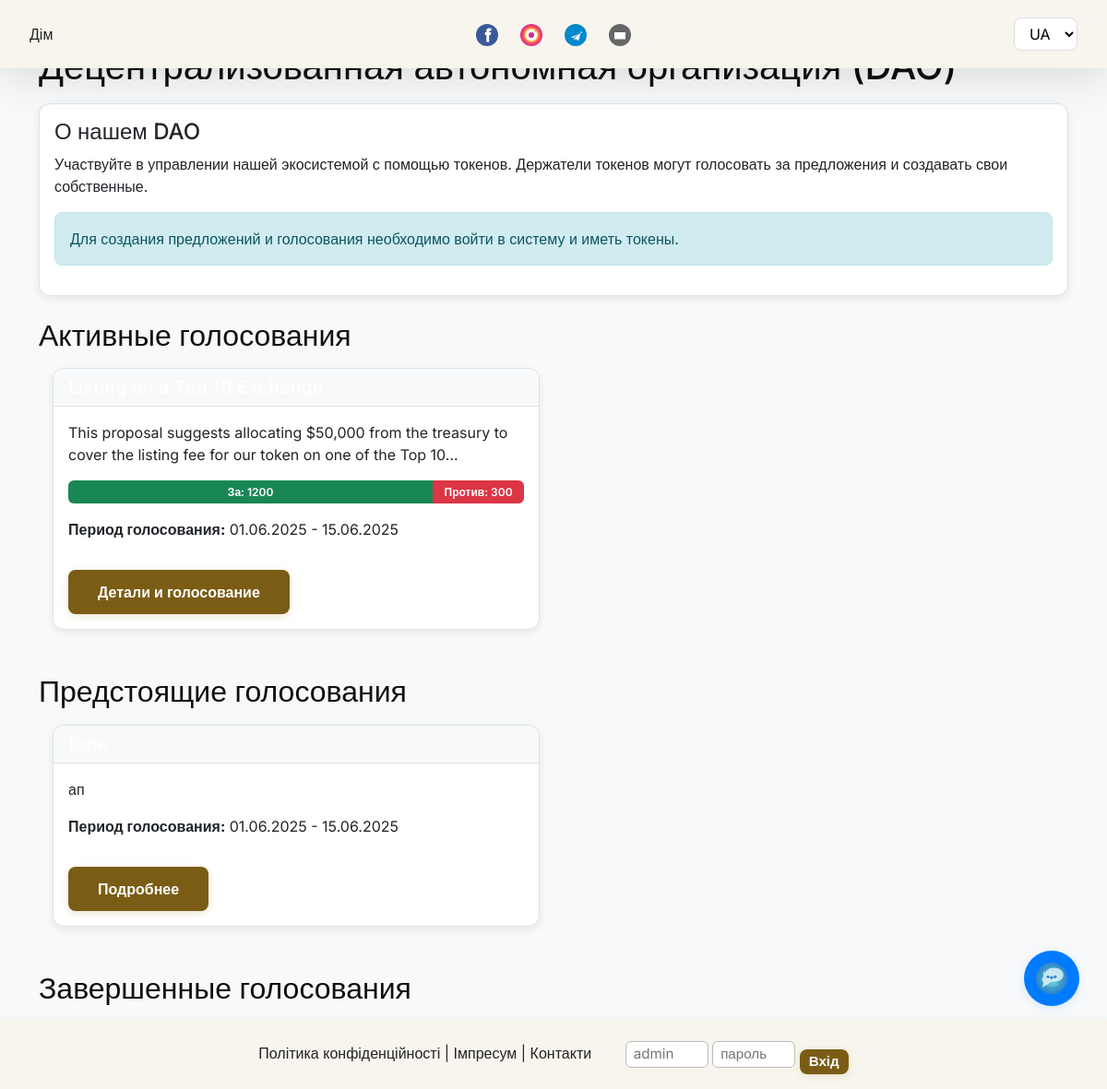
The page /dao on the database its author committed.
### app/models.py (models this page shows, shortened)
class DaoProposal(db.Model):
    id = db.Column(db.Integer, primary_key=True)
    title = db.Column(db.String(128))
    description = db.Column(db.Text)
    author_id = db.Column(db.Integer, db.ForeignKey('user.id'))
    start_date = db.Column(db.DateTime)
    end_date = db.Column(db.DateTime)
    min_tokens_to_vote = db.Column(db.Float, default=1.0)  # Минимум токенов для голосования
    status = db.Column(db.String(32), default='pending')  # pending, active, completed, cancelled
    votes_for = db.Column(db.Integer, default=0)
    votes_against = db.Column(db.Integer, default=0)
    created_at = db.Column(db.DateTime, default=datetime.utcnow)
    title_ua = db.Column(db.String(128))
    title_en = db.Column(db.String(128))
    title_de = db.Column(db.String(128))
    title_ru = db.Column(db.String(128))
    description_ua = db.Column(db.Text)
    description_en = db.Column(db.Text)
    description_de = db.Column(db.Text)
    description_ru = db.Column(db.Text)
    author = db.relationship('User', backref='proposals')
    votes = db.relationship('DaoVote', backref='proposal', lazy='dynamic')

### app/blockchain/routes.py (the view)
@blockchain.route('/dao')
def dao_index():
    active_proposals = DaoProposal.query.filter_by(status='active').all()
    pending_proposals = DaoProposal.query.filter_by(status='pending').all()
    completed_proposals = DaoProposal.query.filter_by(status='completed').all()
    token = Token.query.first()
    return render_template('blockchain/dao_index.html',
                          active_proposals=active_proposals,
                          pending_proposals=pending_proposals,
                          completed_proposals=completed_proposals,
                          token=token)

### app/main/routes.py (called while the page is built)
def get_dao_proposal_title(proposal):
    lang = g.get('lang', session.get('lang', 'uk'))
    if lang == 'uk':
        return proposal.title_ua or proposal.title
    elif lang == 'en':
        return proposal.title_en or proposal.title
    elif lang == 'de':
        return proposal.title_de or proposal.title
    elif lang == 'ru':
        return proposal.title_ru or proposal.title
    return proposal.title

def get_dao_proposal_description(proposal):
    lang = g.get('lang', session.get('lang', 'uk'))
    if lang == 'uk':
        return proposal.description_ua or proposal.description
    elif lang == 'en':
        return proposal.description_en or proposal.description
    elif lang == 'de':
        return proposal.description_de or proposal.description
    elif lang == 'ru':
        return proposal.description_ru or proposal.description
    return proposal.description

### app/templates/blockchain/dao_index.html (shortened to what this page needs)
{% extends 'base.html' %}
{% block content %}
<div class="container">
  <h1 class="mt-4 mb-3">{{ _('Децентрализованная автономная организация (DAO)') }}</h1>
  <div class="dao-info card mb-4">
    <div class="card-body">
      <h4>{{ _('О нашем DAO') }}</h4>
      <p>{{ _('Участвуйте в управлении нашей экосистемой с помощью токенов. Держатели токенов могут голосовать за предложения и создавать свои собственные.') }}</p>
      {% if current_user.is_authenticated %}
        <a href="{{ url_for('blockchain.dao_proposal_new') }}" class="btn btn-primary mt-3">{{ _('Создать предложение') }}</a>
      {% else %}
        <div class="alert alert-info">
          {{ _('Для создания предложений и голосования необходимо войти в систему и иметь токены.') }}
        </div>
      {% endif %}
    </div>
  </div>
  <h2 class="mb-3">{{ _('Активные голосования') }}</h2>
  {% if active_proposals %}
    <div class="row">
      {% for proposal in active_proposals %}
        <div class="col-md-6">
          <div class="card mb-4">
            <div class="card-header bg-success text-white">
              <h5 class="mb-0">{{ get_dao_proposal_title(proposal) }}</h5>
            </div>
            <div class="card-body">
              <p>{{ get_dao_proposal_description(proposal)|truncate(150) }}</p>
              <div class="progress mb-3">
                <div class="progress-bar bg-success" role="progressbar" style="width: {{ (proposal.votes_for / (proposal.votes_for + proposal.votes_against or 1) * 100)|round|int }}%">{{ _('За') }}: {{ proposal.votes_for }}</div>
                <div class="progress-bar bg-danger" role="progressbar" style="width: {{ (proposal.votes_against / (proposal.votes_for + proposal.votes_against or 1) * 100)|round|int }}%">{{ _('Против') }}: {{ proposal.votes_against }}</div>
              </div>
              <p><strong>{{ _('Период голосования') }}:</strong> {{ proposal.start_date.strftime('%d.%m.%Y') }} - {{ proposal.end_date.strftime('%d.%m.%Y') }}</p>
              <a href="{{ url_for('blockchain.dao_proposal_detail', proposal_id=proposal.id) }}" class="btn btn-outline-success">{{ _('Детали и голосование') }}</a>
            </div>
          </div>
        </div>
      {% endfor %}
    </div>
  {% else %}
    <div class="alert alert-info">
      {{ _('В настоящее время нет активных предложений для голосования.') }}
    </div>
  {% endif %}
  <h2 class="mb-3 mt-4">{{ _('Предстоящие голосования') }}</h2>
  {% if pending_proposals %}
    <div class="row">
      {% for proposal in pending_proposals %}
        <div class="col-md-6">
          <div class="card mb-4">
            <div class="card-header bg-secondary text-white">
              <h5 class="mb-0">{{ get_dao_proposal_title(proposal) }}</h5>
            </div>
            <div class="card-body">
              <p>{{ get_dao_proposal_description(proposal)|truncate(150) }}</p>
              <p><strong>{{ _('Период голосования') }}:</strong> {{ proposal.start_date.strftime('%d.%m.%Y') }} - {{ proposal.end_date.strftime('%d.%m.%Y') }}</p>
              <a href="{{ url_for('blockchain.dao_proposal_detail', proposal_id=proposal.id) }}" class="btn btn-outline-secondary">{{ _('Подробнее') }}</a>
            </div>
          </div>
        </div>
      {% endfor %}
    </div>
  {% else %}
    <div class="alert alert-info">
      {{ _('В настоящее время нет предстоящих предложений.') }}
    </div>
  {% endif %}
  <h2 class="mb-3 mt-4">{{ _('Завершенные голосования') }}</h2>
  {% if completed_proposals %}
    <div class="row">
      {% for proposal in completed_proposals %}
        <div class="col-md-6">
          <div class="card mb-4">
            <div class="card-header {{ 'bg-success' if proposal.votes_for > proposal.votes_against else 'bg-danger' }} text-white">
              <h5 class="mb-0">{{ get_dao_proposal_title(proposal) }}</h5>
            </div>
            <div class="card-body">
              <p>{{ get_dao_proposal_description(proposal)|truncate(150) }}</p>
              <div class="progress mb-3">
                <div class="progress-bar bg-success" role="progressbar" style="width: {{ (proposal.votes_for / (proposal.votes_for + proposal.votes_against or 1) * 100)|round|int }}%">{{ _('За') }}: {{ proposal.votes_for }}</div>
                <div class="progress-bar bg-danger" role="progressbar" style="width: {{ (proposal.votes_against / (proposal.votes_for + proposal.votes_against or 1) * 100)|round|int }}%">{{ _('Против') }}: {{ proposal.votes_against }}</div>
              </div>
              <p><strong>{{ _('Результат') }}:</strong>
                {% if proposal.votes_for > proposal.votes_against %}
                  <span class="text-success">{{ _('Принято') }}</span>
                {% else %}
                  <span class="text-danger">{{ _('Отклонено') }}</span>
                {% endif %}
              </p>
              <a href="{{ url_for('blockchain.dao_proposal_detail', proposal_id=proposal.id) }}" class="btn btn-outline-secondary">{{ _('Подробнее') }}</a>
            </div>
          </div>
        </div>
      {% endfor %}
    </div>
  {% else %}
    <div class="alert alert-info">
    </div>
  {% endif %}
</div>
{% endblock %}

### app/static/css/style.css (style rules this page uses)
:root { --page-bg: #f8f9fa; --block-bg: #fff; --main-font: 'Inter', 'Montserrat', Arial, sans-serif; --page-accent: #7a5c15; --page-accent-light: #cfb78c; --header-footer-bg: #f7f5ed; }
body { background: var(--page-bg) !important; color: #100f0f; margin: 0; padding: 0; min-height: 100vh; font-family: var(--main-font); }
a, .block-card a, .block-card h3 a, .block-card p a { text-decoration: none !important; color: inherit; transition: color 0.18s; }
.btn, .btn-primary { display: inline-block; background: var(--page-accent); color: #fff !important; border: none; border-radius: 12px; padding: 0.75em 2em; margin-top: 1em; font-size: 1em; font-weight: 700; cursor: pointer; text-decoration: none; transition: background 0.18s, color 0.16s; font-family: var(--main-font); box-shadow: 0 2px 8px #e9e2cf; }
.btn { font-family: var(--main-font) !important; font-weight: 600 !important; border-radius: 8px !important; transition: all 0.3s ease !important; text-decoration: none !important; display: inline-block !important; white-space: nowrap !important; }
.alert-info { background-color: #d1ecf1 !important; border-color: #bee5eb !important; color: #0c5460 !important; border-radius: 8px !important; }
.card { border: 1px solid #dee2e6 !important; border-radius: 12px !important; background: var(--block-bg) !important; }
.card-header { background-color: #f8f9fa !important; border-bottom: 1px solid #dee2e6 !important; border-top-left-radius: 12px !important; border-top-right-radius: 12px !important; }
.row { margin: 0 !important; }
.col-md-8, .col-md-4, .col-md-6, .col-12 { padding: 0 15px !important; }

### app/static/css/blockchain.css (style rules this page uses)
.progress { height: 25px; margin-bottom: 20px; }
.progress-bar { display: flex; align-items: center; justify-content: center; color: white; font-weight: 600; }
.card { border-radius: 8px; overflow: hidden; box-shadow: 0 3px 10px rgba(0, 0, 0, 0.08); }
.card-header { font-weight: 600; }
.alert { border-radius: 8px; }

### app/static/css/ocean_bg.css (style rules this page uses)
body { background: #eaf6ff; }

### rows shown on the page
DaoProposal: description "This proposal suggests allocating $50,000 from the treasury to cover the listing fee for our token on one of the Top 10...", votes_for "1200", votes_against "300", start_date "01.06.2025", end_date "15.06.2025"
DaoProposal: description "ап", start_date "01.06.2025", end_date "15.06.2025"
